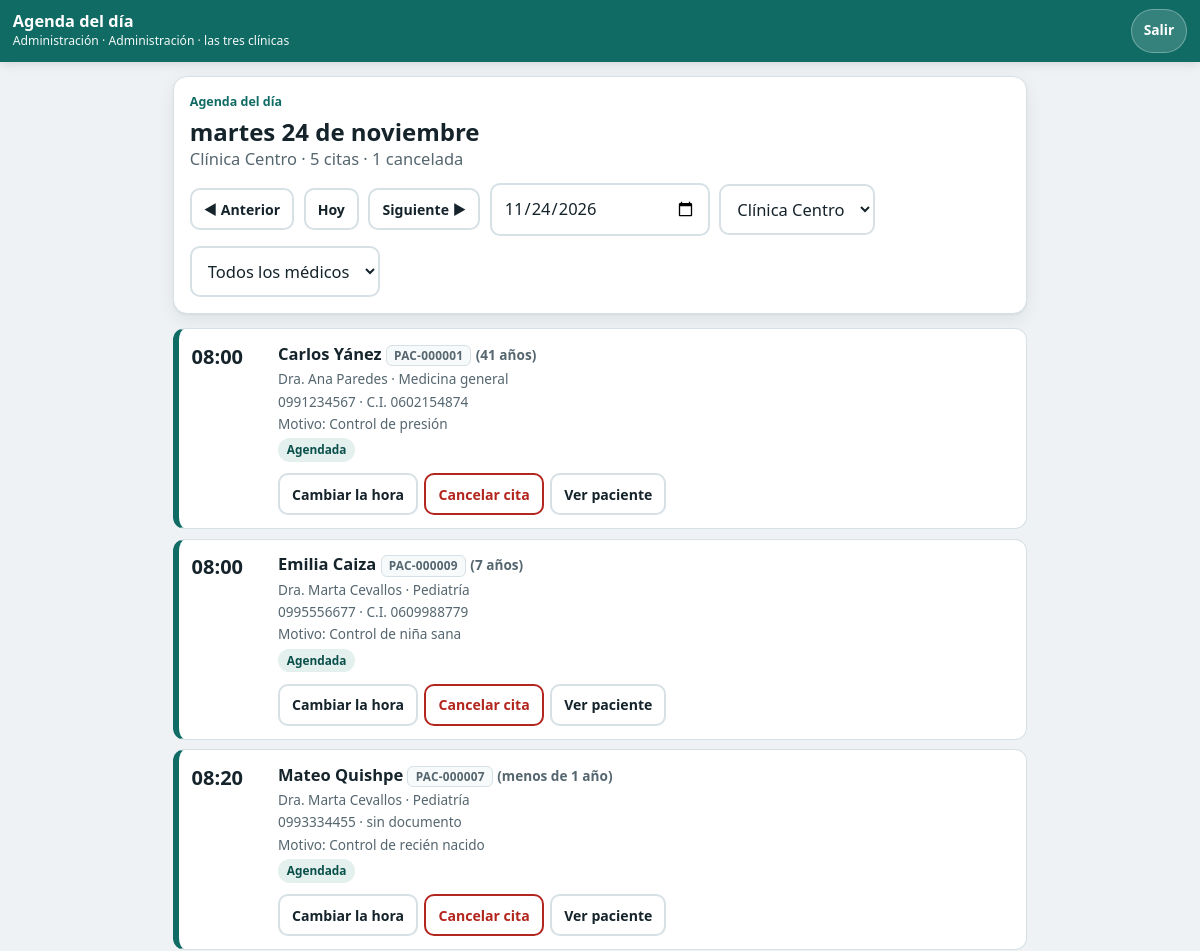
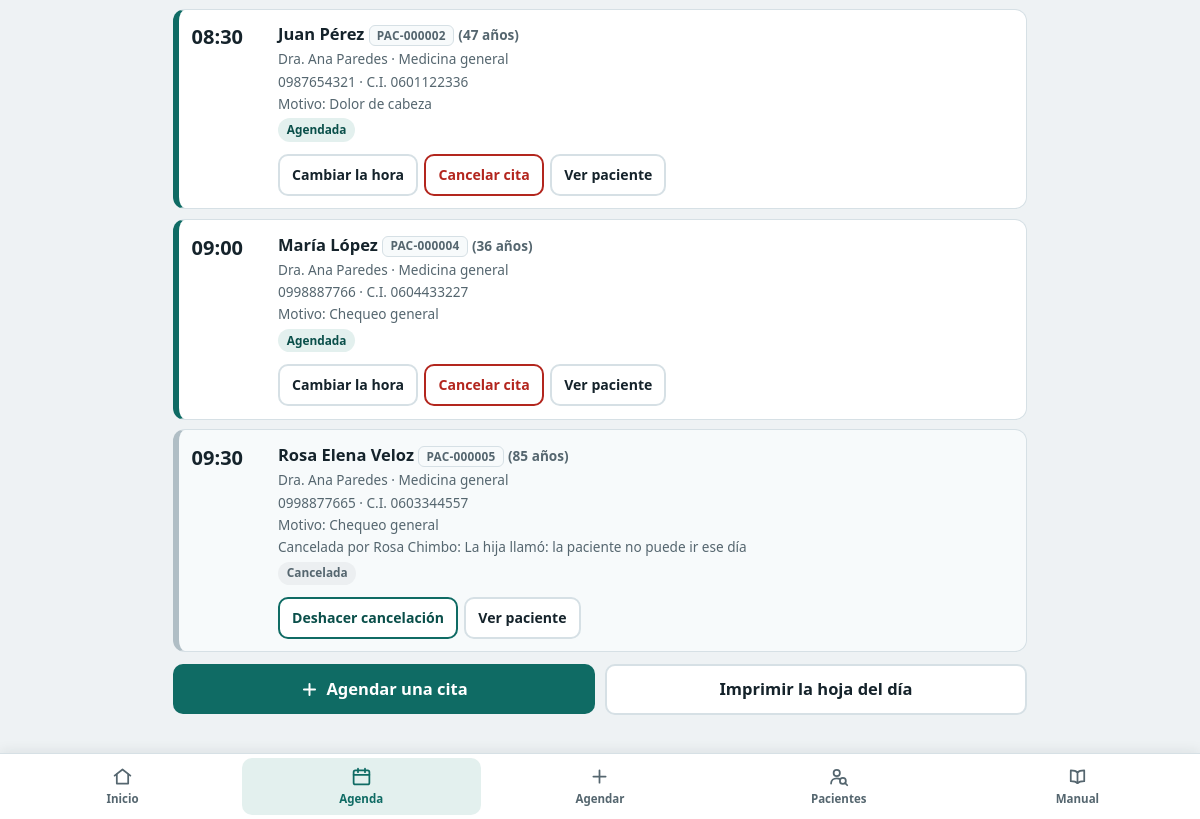
The page /clinagenda-citas-medicas/agenda.php?fecha=2026-11-24 (signed in) on the database its author committed (2 pictures, top to bottom).
### tables this page shows
CREATE TABLE usuarios (
  id INT AUTO_INCREMENT PRIMARY KEY,
  nombre VARCHAR(120) NOT NULL,
  usuario VARCHAR(40) NOT NULL UNIQUE,
  clave_hash VARCHAR(255) NOT NULL,
  rol ENUM('admin','doctora','recepcion') NOT NULL,
  clinica_id INT NULL,                     
  modo_simple TINYINT(1) NOT NULL DEFAULT 0,   
  activo TINYINT(1) NOT NULL DEFAULT 1,
  FOREIGN KEY (clinica_id) REFERENCES clinicas(id)
);

CREATE TABLE clinicas (
  id INT AUTO_INCREMENT PRIMARY KEY,
  nombre VARCHAR(80) NOT NULL UNIQUE,
  direccion VARCHAR(160) NULL,
  telefono VARCHAR(20) NULL,
  hora_apertura TIME NOT NULL DEFAULT '08:00:00',
  hora_cierre   TIME NOT NULL DEFAULT '18:00:00',
  activo TINYINT(1) NOT NULL DEFAULT 1
);

CREATE TABLE citas (
  id INT AUTO_INCREMENT PRIMARY KEY,
  clinica_id  INT NOT NULL,
  medico_id   INT NOT NULL,
  paciente_id INT NOT NULL,
  inicio DATETIME NOT NULL,
  fin    DATETIME NOT NULL,
  estado ENUM('AGENDADA','ATENDIDA','CANCELADA','NO_ASISTIO') NOT NULL DEFAULT 'AGENDADA',
  motivo VARCHAR(160) NULL,
  motivo_cancelacion VARCHAR(160) NULL,
  cancelada_por INT NULL,
  cancelada_en DATETIME NULL,
  creada_por INT NOT NULL,
  creada_en  DATETIME NOT NULL DEFAULT CURRENT_TIMESTAMP,
   
   
  token VARCHAR(32) NULL,

   
   
   
   
   
  slot_medico   DATETIME GENERATED ALWAYS AS (IF(estado = 'CANCELADA', NULL, inicio)) STORED,
  slot_paciente DATETIME GENERATED ALWAYS AS (IF(estado = 'CANCELADA', NULL, inicio)) STORED,
  UNIQUE KEY uk_medico_slot   (medico_id, slot_medico),
  UNIQUE KEY uk_paciente_slot (paciente_id, slot_paciente),
  UNIQUE KEY uk_token (token),
  KEY ix_agenda (clinica_id, inicio),
  KEY ix_medico_dia (medico_id, inicio),
  FOREIGN KEY (clinica_id)  REFERENCES clinicas(id),
  FOREIGN KEY (medico_id)   REFERENCES medicos(id),
  FOREIGN KEY (paciente_id) REFERENCES pacientes(id),
  FOREIGN KEY (creada_por)  REFERENCES usuarios(id),
  FOREIGN KEY (cancelada_por) REFERENCES usuarios(id)
);

CREATE TABLE pacientes (
  id INT AUTO_INCREMENT PRIMARY KEY,
  tipo_documento ENUM('CEDULA','PASAPORTE','SIN_DOCUMENTO') NOT NULL,
  documento VARCHAR(20) NULL,              
  nombres   VARCHAR(120) NOT NULL,
  apellidos VARCHAR(120) NOT NULL,
  nombre_busqueda VARCHAR(250) NOT NULL,   
  fecha_nacimiento DATE NULL,
  telefono VARCHAR(20) NULL,
  correo   VARCHAR(120) NULL,
  representante VARCHAR(160) NULL,         
  representante_telefono VARCHAR(20) NULL,
  nota VARCHAR(255) NULL,
  activo TINYINT(1) NOT NULL DEFAULT 1,
  creado_en DATETIME NOT NULL DEFAULT CURRENT_TIMESTAMP,
   
   
  UNIQUE KEY uk_documento (tipo_documento, documento),
  KEY ix_busqueda (nombre_busqueda),
  KEY ix_telefono (telefono)
);

CREATE TABLE medicos (
  id INT AUTO_INCREMENT PRIMARY KEY,
  nombres VARCHAR(120) NOT NULL,
  especialidad VARCHAR(80) NULL,
  duracion_cita_min INT NOT NULL DEFAULT 30,
  activo TINYINT(1) NOT NULL DEFAULT 1
);

### clinagenda-citas-medicas/agenda.php (the view, shortened to what the rows shown need)
<?php
require __DIR__ . '/lib/auth.php';
exigir('ver_agenda');
    ?>
    <?php
$modo    = ($_GET['modo'] ?? '') === 'cancelar' ? 'cancelar' : 'normal';
$clinId  = clinica_actual();
$fecha   = fecha_valida($_GET['fecha'] ?? '') ? $_GET['fecha'] : date('Y-m-d');
$medId   = (int)($_GET['medico'] ?? 0);
$ayer    = date('Y-m-d', strtotime("$fecha -1 day"));
$manana  = date('Y-m-d', strtotime("$fecha +1 day"));
$citas   = citas_del_dia($clinId, $fecha, $medId);
$vivas   = array_values(array_filter($citas, fn($c) => $c['estado'] !== 'CANCELADA'));
$canceladas = count($citas) - count($vivas);
$clinica = clinica($clinId);
$feriado = feriado_en($clinId, $fecha);
$filtro  = fn(array $extra) => 'agenda.php?' . http_build_query(array_merge(['fecha' => $fecha, 'clinica' => $clinId, 'medico' => $medId ?: null], $extra));
cabecera($modo === 'cancelar' ? 'Cancelar una cita' : 'Agenda del día', modo_simple() ? ['volver' => 'inicio.php'] : []);
?>
<?php if ($modo === 'cancelar'): ?>
  <div class="tarjeta">
    <h1>¿Cuál cita quiere cancelar?</h1>
    <p class="suave">Citas de <?= h(fecha_larga($fecha)) ?> en <?= h($clinica['nombre']) ?>. Al cancelar,
      la hora queda libre para otro paciente y la cita no se borra: queda anotada con el motivo.</p>
  </div>
  <?php $agendadas = array_filter($citas, fn($c) => $c['estado'] === 'AGENDADA'); ?>
  <?php if (!$agendadas): ?>
    <div class="tarjeta"><div class="vacio">
      <?= icono('agenda') ?>
      <p><strong>Este día no tiene citas para cancelar.</strong></p>
      <a class="btn sec" href="<?= h($filtro(['fecha' => $manana, 'modo' => 'cancelar'])) ?>">Ver el día siguiente</a>
    </div></div>
  <?php else: ?>
    <?php foreach ($agendadas as $c): ?>
      <article class="cita">
        <div class="hora"><?= h($c['hora']) ?></div>
        <div class="cuerpo">
          <p class="nombre"><?= h(nombre_paciente($c)) ?> <?= codigo_chip((int)$c['paciente_id']) ?></p>
          <p class="dato"><?= h($c['medico_nombre']) ?></p>
          <div class="acciones">
            <a class="btn peligro" href="agenda.php?cancelar=<?= (int)$c['id'] ?>">Cancelar esta cita</a>
          </div>
        </div>
      </article>
    <?php endforeach; ?>
  <?php endif; ?>
  <p><a class="btn gris ancho" href="inicio.php">Volver al inicio</a></p>
<?php else: ?>
  <div class="tarjeta no-imprimir">
    <p class="paso">Agenda del día</p>
    <h1 class="sin-margen"><?= h(fecha_larga($fecha)) ?><?= es_hoy($fecha) ? ' (hoy)' : '' ?></h1>
    <p class="suave">
      <?= h($clinica['nombre']) ?> · <?= count($vivas) ?> cita<?= count($vivas) === 1 ? '' : 's' ?>
      <?= $canceladas ? ' · ' . $canceladas . ' cancelada' . ($canceladas === 1 ? '' : 's') : '' ?>
    </p>
    <form class="fila" method="get" action="agenda.php">
      <a class="btn gris chico" href="<?= h($filtro(['fecha' => $ayer])) ?>">◀ Anterior</a>
      <a class="btn gris chico" href="<?= h($filtro(['fecha' => date('Y-m-d')])) ?>">Hoy</a>
      <a class="btn gris chico" href="<?= h($filtro(['fecha' => $manana])) ?>">Siguiente ▶</a>
      <input class="corto" type="date" name="fecha" value="<?= h($fecha) ?>" aria-label="Elegir el día" onchange="this.form.submit()">
      <?php if (count(clinicas_visibles()) > 1): ?>
        <select class="corto" name="clinica" aria-label="Clínica" onchange="this.form.medico.value=''; this.form.submit()">
          <?php foreach (clinicas_visibles() as $cl): ?>
            <option value="<?= (int)$cl['id'] ?>" <?= (int)$cl['id'] === $clinId ? 'selected' : '' ?>><?= h($cl['nombre']) ?></option>
          <?php endforeach; ?>
        </select>
      <?php else: ?>
        <input type="hidden" name="clinica" value="<?= $clinId ?>">
      <?php endif; ?>
      <select class="corto" name="medico" aria-label="Médico" onchange="this.form.submit()">
        <option value="">Todos los médicos</option>
      </select>
    </form>
  </div>
  <div class="no-imprimir">
    <?php if (!$citas): ?>
      <div class="tarjeta"><div class="vacio">
        <?= icono('agenda') ?>
        <p><strong><?= es_hoy($fecha) ? 'Hoy no hay citas.' : 'Este día no tiene citas.' ?></strong></p>
        <p>No es un error: la agenda está libre.</p>
        <?php if (puede('agendar') && !$feriado): ?>
          <a class="btn" href="agendar.php?fecha=<?= h($fecha) ?>&amp;clinica=<?= $clinId ?><?= $medId ? '&amp;medico=' . $medId : '' ?>">Agendar una</a>
        <?php endif; ?>
      </div></div>
    <?php else: ?>
      <?php foreach ($citas as $c) pintar_cita($c); ?>
    <?php endif; ?>
    <div class="fila separado">
      <?php if (puede('agendar') && !$feriado): ?>
        <a class="btn crece" href="agendar.php?fecha=<?= h($fecha) ?>&amp;clinica=<?= $clinId ?><?= $medId ? '&amp;medico=' . $medId : '' ?>">
          <?= icono('mas') ?> Agendar una cita</a>
      <?php endif; ?>
      <button class="btn gris crece" type="button" onclick="window.print()">Imprimir la hoja del día</button>
    </div>
  </div>
<?php endif; ?>
<?php pie(['activo' => 'agenda']); ?>

### clinagenda-citas-medicas/lib/plantilla.php (shortened to what the rows shown need)
<?php
function cabecera(string $titulo, array $op = []): void
{
    $u      = usuario_actual();
    $sinNav = $op['sin_nav'] ?? false;
    $lugar  = '';
    if ($u) {
        $lugar = $u['clinica_id'] ? (clinica((int)$u['clinica_id'])['nombre'] ?? '') : 'las tres clínicas';
        $lugar = NOMBRE_ROL[$u['rol']] . ' · ' . $lugar;
    }
    ?><!DOCTYPE html>
<html lang="es">
<head>
<link rel="stylesheet" href="assets/estilos.css">
</head>
<body class="<?= modo_simple() ? 'simple' : '' ?>">
<?php if ($u): ?>
<header class="barra">
  <div class="barra-tit">
    <strong><?= h($titulo) ?></strong>
    <small><?= h($u['nombre']) ?> · <?= h($lugar) ?></small>
  </div>
  <a class="btn-salir" href="salir.php">Salir</a>
</header>
<?php endif; ?>
<main class="<?= $sinNav ? 'sin-nav' : '' ?>">
<?php
}
function icono(string $nombre): string
{
    return '<svg viewBox="0 0 24 24" aria-hidden="true">' . (ICONOS[$nombre] ?? '') . '</svg>';
}
function pie(array $op = []): void
{
    ?>
</main>
</body>
</html>
<?php
}
function etiqueta_estado(string $estado): string
{
    $clase = ['AGENDADA' => 'agendada', 'ATENDIDA' => 'atendida', 'CANCELADA' => 'cancelada', 'NO_ASISTIO' => 'noasistio'][$estado] ?? 'agendada';
    return '<span class="etq ' . $clase . '">' . h(texto_estado($estado)) . '</span>';
}
function codigo_chip(int $pacienteId): string
{
    return '<span class="codigo">' . h(codigo_paciente($pacienteId)) . '</span>';
}
function boton_post(string $accion, array $campos, string $texto, string $clase = 'btn gris chico', string $confirmar = ''): string
{
    $s = '<form method="post" action="' . h($accion) . '" class="en-linea"'
       . ($confirmar ? ' data-confirmar="' . h($confirmar) . '"' : '') . '>' . campo_csrf();
    foreach ($campos as $k => $v) $s .= '<input type="hidden" name="' . h($k) . '" value="' . h((string)$v) . '">';
    return $s . '<button class="' . h($clase) . '" type="submit">' . h($texto) . '</button></form>';
}
function pintar_cita(array $c, bool $conAcciones = true): void
{
    $edad = edad_texto($c);
    $agendada = $c['estado'] === 'AGENDADA';
    ?>
    <article class="cita est-<?= h($c['estado']) ?>">
      <div class="hora"><?= h($c['hora']) ?></div>
      <div class="cuerpo">
        <p class="nombre"><?= h(nombre_paciente($c)) ?> <?= codigo_chip((int)$c['paciente_id']) ?>
          <?php if ($edad): ?><span class="dato">(<?= h($edad) ?>)</span><?php endif; ?></p>
        <p class="dato"><?= h($c['medico_nombre']) ?> · <?= h((string)$c['especialidad']) ?></p>
        <p class="dato"><?= h(contacto_paciente($c) ?: 'sin teléfono') ?> · <?= h(documento_paciente($c)) ?></p>
        <?php if ($c['motivo'] && puede('ver_motivo')): ?>
          <p class="dato">Motivo: <?= h($c['motivo']) ?></p>
        <?php endif; ?>
        <?php if ($c['estado'] === 'CANCELADA'): ?>
          <p class="dato aviso-linea">Cancelada por <?= h($c['cancelada_por_nombre'] ?? '—') ?>:
            <?= h((string)$c['motivo_cancelacion']) ?></p>
        <?php endif; ?>
        <p><?= etiqueta_estado($c['estado']) ?></p>
        <?php if ($conAcciones): ?>
        <div class="acciones">
          <?php if ($agendada && puede('agendar')): ?>
            <a class="btn gris chico" href="agendar.php?reagendar=<?= (int)$c['id'] ?>">Cambiar la hora</a>
          <?php endif; ?>
          <?php if ($agendada && puede('cancelar')): ?>
            <a class="btn peligro chico" href="agenda.php?cancelar=<?= (int)$c['id'] ?>">Cancelar cita</a>
          <?php endif; ?>
          <?php if ($c['estado'] === 'CANCELADA' && puede('cancelar') && strtotime($c['inicio']) > time()): ?>
            <?= boton_post('agenda.php', ['id' => $c['id'], 'accion' => 'REACTIVAR'], 'Deshacer cancelación', 'btn sec chico') ?>
          <?php endif; ?>
          <a class="btn gris chico" href="paciente.php?id=<?= (int)$c['paciente_id'] ?>">Ver paciente</a>
        </div>
        <?php endif; ?>
      </div>
    </article>
    <?php
}
    ?>

### rows shown on the page
usuarios: nombre "Administración", clinica.nombre "Clínica Centro", clinica "Clínica Centro"
citas: hora "08:00", paciente.apellidos "Carlos Yánez", paciente "PAC-000001", paciente.fecha_nacimiento "41 años", medico.nombres "Dra. Ana Paredes", medico.especialidad "Medicina general", paciente.telefono "0991234567", paciente.documento "C.I. 0602154874", motivo "Control de presión", estado "Agendada"
citas: hora "08:00", paciente.apellidos "Emilia Caiza", paciente "PAC-000009", paciente.fecha_nacimiento "7 años", medico.nombres "Dra. Marta Cevallos", medico.especialidad "Pediatría", paciente.representante_telefono "0995556677", paciente.documento "C.I. 0609988779", motivo "Control de niña sana", estado "Agendada"
citas: hora "08:20", paciente.apellidos "Mateo Quishpe", paciente "PAC-000007", paciente.modo_simple "menos de 1 año", medico.nombres "Dra. Marta Cevallos", medico.especialidad "Pediatría", paciente.representante_telefono "0993334455", paciente.tipo_documento "sin documento", motivo "Control de recién nacido", estado "Agendada"
citas: hora "08:30", paciente.apellidos "Juan Pérez", paciente "PAC-000002", paciente.fecha_nacimiento "47 años", medico.nombres "Dra. Ana Paredes", medico.especialidad "Medicina general", paciente.telefono "0987654321", paciente.documento "C.I. 0601122336", motivo "Dolor de cabeza", estado "Agendada"
citas: hora "09:00", paciente.apellidos "María López", paciente "PAC-000004", paciente.fecha_nacimiento "36 años", medico.nombres "Dra. Ana Paredes", medico.especialidad "Medicina general", paciente.telefono "0998887766", paciente.documento "C.I. 0604433227", motivo "Chequeo general", estado "Agendada"
citas: hora "09:30", paciente.apellidos "Rosa Elena Veloz", paciente "PAC-000005", paciente.fecha_nacimiento "85 años", medico.nombres "Dra. Ana Paredes", medico.especialidad "Medicina general", paciente.representante_telefono "0998877665", paciente.documento "C.I. 0603344557", motivo "Chequeo general", creada_por.nombre "Rosa Chimbo", motivo_cancelacion "La hija llamó: la paciente no puede ir ese día", estado "Cancelada"

### other values the page prints
$titulo "Agenda del día"
$lugar "Administración · las tres clínicas"
fecha_larga($fecha) "martes 24 de noviembre"
count($vivas) "5"
$canceladas "1"
$texto "Inicio"
$texto "Agenda"
$texto "Agendar"
$texto "Pacientes"
$texto "Manual"
